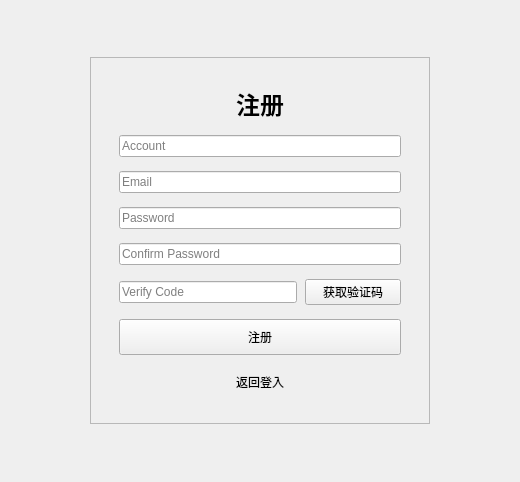
<?xml version="1.0" encoding="UTF-8"?>
<ui version="4.0">
 <class>Registerlog</class>
 <widget class="QWidget" name="Registerlog">
  <property name="geometry">
   <rect>
    <x>0</x>
    <y>0</y>
    <width>520</width>
    <height>482</height>
   </rect>
  </property>
  <property name="windowTitle">
   <string>Register</string>
  </property>
  <layout class="QVBoxLayout" name="mainLayout">
   <property name="leftMargin">
    <number>32</number>
   </property>
   <property name="topMargin">
    <number>32</number>
   </property>
   <property name="rightMargin">
    <number>32</number>
   </property>
   <property name="bottomMargin">
    <number>32</number>
   </property>
   <item>
    <spacer name="topSpacer">
     <property name="orientation">
      <enum>Qt::Orientation::Vertical</enum>
     </property>
     <property name="sizeHint" stdset="0">
      <size>
       <width>20</width>
       <height>40</height>
      </size>
     </property>
    </spacer>
   </item>
   <item>
    <layout class="QHBoxLayout" name="centerLayout">
     <item>
      <spacer name="leftSpacer">
       <property name="orientation">
        <enum>Qt::Orientation::Horizontal</enum>
       </property>
       <property name="sizeHint" stdset="0">
        <size>
         <width>40</width>
         <height>20</height>
        </size>
       </property>
      </spacer>
     </item>
     <item>
      <widget class="QFrame" name="formFrame">
       <property name="minimumSize">
        <size>
         <width>340</width>
         <height>0</height>
        </size>
       </property>
       <property name="maximumSize">
        <size>
         <width>380</width>
         <height>16777215</height>
        </size>
       </property>
       <property name="frameShape">
        <enum>QFrame::Shape::StyledPanel</enum>
       </property>
       <property name="frameShadow">
        <enum>QFrame::Shadow::Raised</enum>
       </property>
       <layout class="QVBoxLayout" name="formLayout">
        <property name="spacing">
         <number>14</number>
        </property>
        <property name="leftMargin">
         <number>28</number>
        </property>
        <property name="topMargin">
         <number>28</number>
        </property>
        <property name="rightMargin">
         <number>28</number>
        </property>
        <property name="bottomMargin">
         <number>28</number>
        </property>
        <item>
         <widget class="QLabel" name="titleLabel">
          <property name="font">
           <font>
            <pointsize>18</pointsize>
            <bold>true</bold>
           </font>
          </property>
          <property name="text">
           <string>注册</string>
          </property>
          <property name="alignment">
           <set>Qt::AlignmentFlag::AlignCenter</set>
          </property>
         </widget>
        </item>
        <item>
         <spacer name="titleSpacer">
          <property name="orientation">
           <enum>Qt::Orientation::Vertical</enum>
          </property>
          <property name="sizeHint" stdset="0">
           <size>
            <width>20</width>
            <height>10</height>
           </size>
          </property>
         </spacer>
        </item>
        <item>
         <widget class="QLineEdit" name="accountLineEdit">
          <property name="placeholderText">
           <string>Account</string>
          </property>
          <property name="clearButtonEnabled">
           <bool>true</bool>
          </property>
         </widget>
        </item>
        <item>
         <widget class="QLineEdit" name="emailLineEdit">
          <property name="placeholderText">
           <string>Email</string>
          </property>
          <property name="clearButtonEnabled">
           <bool>true</bool>
          </property>
         </widget>
        </item>
        <item>
         <widget class="QLineEdit" name="passwordLineEdit">
          <property name="echoMode">
           <enum>QLineEdit::EchoMode::Password</enum>
          </property>
          <property name="placeholderText">
           <string>Password</string>
          </property>
          <property name="clearButtonEnabled">
           <bool>true</bool>
          </property>
         </widget>
        </item>
        <item>
         <widget class="QLineEdit" name="confirmPasswordLineEdit">
          <property name="echoMode">
           <enum>QLineEdit::EchoMode::Password</enum>
          </property>
          <property name="placeholderText">
           <string>Confirm Password</string>
          </property>
          <property name="clearButtonEnabled">
           <bool>true</bool>
          </property>
         </widget>
        </item>
        <item>
         <layout class="QHBoxLayout" name="varifyCodeLayout">
          <property name="spacing">
           <number>8</number>
          </property>
          <item>
           <widget class="QLineEdit" name="varifyCodeLineEdit">
            <property name="placeholderText">
             <string>Verify Code</string>
            </property>
            <property name="clearButtonEnabled">
             <bool>true</bool>
            </property>
           </widget>
          </item>
          <item>
           <widget class="TimerBtn" name="getVarifyCodeButton">
            <property name="minimumSize">
             <size>
              <width>96</width>
              <height>0</height>
             </size>
            </property>
            <property name="text">
             <string>获取验证码</string>
            </property>
           </widget>
          </item>
         </layout>
        </item>
        <item>
         <widget class="QPushButton" name="registerButton">
          <property name="minimumSize">
           <size>
            <width>0</width>
            <height>36</height>
           </size>
          </property>
          <property name="text">
           <string>注册</string>
          </property>
         </widget>
        </item>
        <item>
         <widget class="QPushButton" name="backToLoginButton">
          <property name="text">
           <string>返回登入</string>
          </property>
          <property name="flat">
           <bool>true</bool>
          </property>
         </widget>
        </item>
       </layout>
      </widget>
     </item>
     <item>
      <spacer name="rightSpacer">
       <property name="orientation">
        <enum>Qt::Orientation::Horizontal</enum>
       </property>
       <property name="sizeHint" stdset="0">
        <size>
         <width>40</width>
         <height>20</height>
        </size>
       </property>
      </spacer>
     </item>
    </layout>
   </item>
   <item>
    <spacer name="bottomSpacer">
     <property name="orientation">
      <enum>Qt::Orientation::Vertical</enum>
     </property>
     <property name="sizeHint" stdset="0">
      <size>
       <width>20</width>
       <height>40</height>
      </size>
     </property>
    </spacer>
   </item>
  </layout>
 </widget>
 <customwidgets>
  <customwidget>
   <class>TimerBtn</class>
   <extends>QPushButton</extends>
   <header>timerbtn.h</header>
  </customwidget>
 </customwidgets>
 <resources/>
 <connections/>
</ui>
